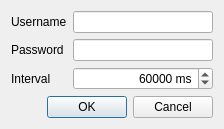
<?xml version="1.0" encoding="UTF-8"?>
<ui version="4.0">
 <class>ConfigDialog</class>
 <widget class="QDialog" name="ConfigDialog">
  <property name="geometry">
   <rect>
    <x>0</x>
    <y>0</y>
    <width>224</width>
    <height>127</height>
   </rect>
  </property>
  <property name="windowTitle">
   <string>ConfigDialog</string>
  </property>
  <property name="windowIcon">
   <iconset resource="icons.qrc">
    <normaloff>:/icons/gmailtray.png</normaloff>:/icons/gmailtray.png</iconset>
  </property>
  <layout class="QVBoxLayout" name="verticalLayout">
   <item>
    <layout class="QFormLayout" name="formLayout">
     <property name="fieldGrowthPolicy">
      <enum>QFormLayout::AllNonFixedFieldsGrow</enum>
     </property>
     <item row="0" column="0">
      <widget class="QLabel" name="lbl_username">
       <property name="text">
        <string>Username</string>
       </property>
      </widget>
     </item>
     <item row="0" column="1">
      <widget class="QLineEdit" name="edit_username"/>
     </item>
     <item row="1" column="0">
      <widget class="QLabel" name="lbl_password">
       <property name="text">
        <string>Password</string>
       </property>
      </widget>
     </item>
     <item row="1" column="1">
      <widget class="QLineEdit" name="edit_password">
       <property name="echoMode">
        <enum>QLineEdit::Password</enum>
       </property>
      </widget>
     </item>
     <item row="2" column="0">
      <widget class="QLabel" name="lbl_interval">
       <property name="text">
        <string>Interval</string>
       </property>
      </widget>
     </item>
     <item row="2" column="1">
      <widget class="QSpinBox" name="spinbox_interval">
       <property name="alignment">
        <set>Qt::AlignRight|Qt::AlignTrailing|Qt::AlignVCenter</set>
       </property>
       <property name="suffix">
        <string> ms</string>
       </property>
       <property name="maximum">
        <number>1000000000</number>
       </property>
       <property name="value">
        <number>60000</number>
       </property>
      </widget>
     </item>
    </layout>
   </item>
   <item>
    <widget class="QDialogButtonBox" name="buttonBox">
     <property name="standardButtons">
      <set>QDialogButtonBox::Cancel|QDialogButtonBox::Ok</set>
     </property>
    </widget>
   </item>
  </layout>
 </widget>
 <layoutdefault spacing="6" margin="11"/>
 <resources>
  <include location="icons.qrc"/>
 </resources>
 <connections>
  <connection>
   <sender>buttonBox</sender>
   <signal>accepted()</signal>
   <receiver>ConfigDialog</receiver>
   <slot>accept()</slot>
   <hints>
    <hint type="sourcelabel">
     <x>98</x>
     <y>77</y>
    </hint>
    <hint type="destinationlabel">
     <x>98</x>
     <y>48</y>
    </hint>
   </hints>
  </connection>
  <connection>
   <sender>buttonBox</sender>
   <signal>rejected()</signal>
   <receiver>ConfigDialog</receiver>
   <slot>reject()</slot>
   <hints>
    <hint type="sourcelabel">
     <x>98</x>
     <y>77</y>
    </hint>
    <hint type="destinationlabel">
     <x>98</x>
     <y>48</y>
    </hint>
   </hints>
  </connection>
 </connections>
</ui>
